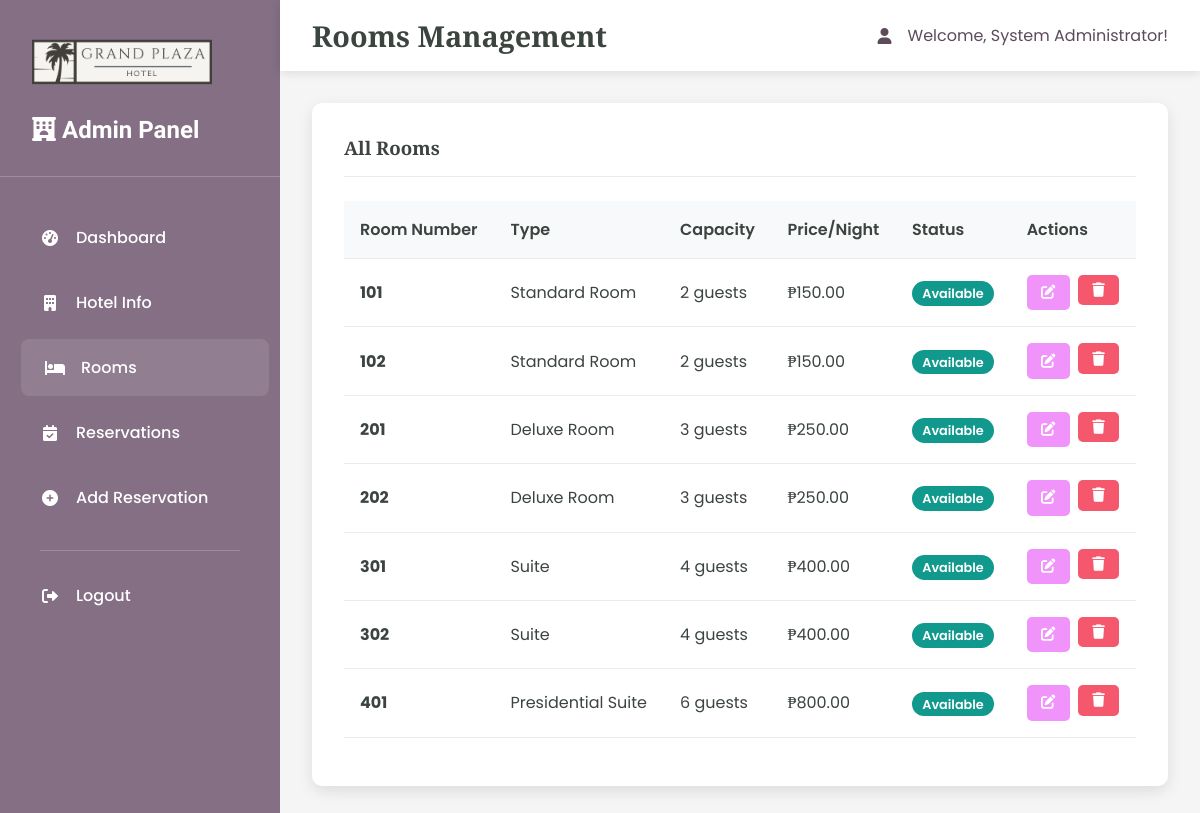
The page /admin/rooms.php (signed in) on the database as committed earlier.
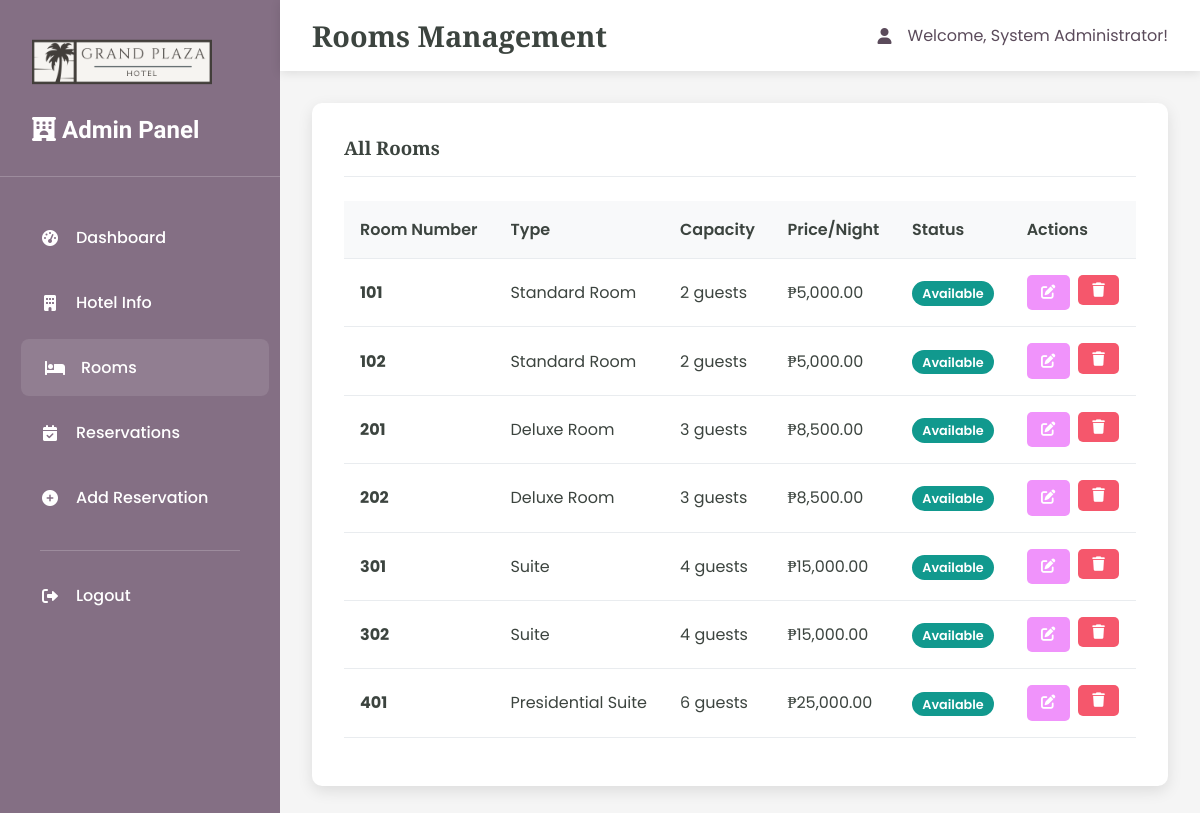
The same page on the database as committed later.
### tables this page shows
CREATE TABLE rooms (
    id INT AUTO_INCREMENT PRIMARY KEY,
    name VARCHAR(100) NOT NULL,
    room_number VARCHAR(50) NOT NULL UNIQUE,
    room_type VARCHAR(100) NOT NULL,
    capacity INT NOT NULL,
    size INT,
    price_per_night DECIMAL(10,2) NOT NULL,
    description TEXT,
    has_wifi BOOLEAN DEFAULT TRUE,
    has_tv BOOLEAN DEFAULT TRUE,
    has_ac BOOLEAN DEFAULT TRUE,
    is_available BOOLEAN DEFAULT TRUE,
    image_url VARCHAR(500),
    created_at TIMESTAMP DEFAULT CURRENT_TIMESTAMP,
    updated_at TIMESTAMP DEFAULT CURRENT_TIMESTAMP ON UPDATE CURRENT_TIMESTAMP
);

### admin/rooms.php (the view, shortened to what this page needs)
<?php
$pdo = getDBConnection();
$stmt = $pdo->query("SELECT * FROM rooms ORDER BY room_number");
$rooms = $stmt->fetchAll();
?>
<!DOCTYPE html>
<html lang="en">
<head>
    <link href="https://cdnjs.cloudflare.com/ajax/libs/font-awesome/6.0.0/css/all.min.css" rel="stylesheet">
    <link rel="stylesheet" href="admin-styles.css">
</head>
<body>
    <div class="admin-container">
        <div class="sidebar">
            <div class="sidebar-header">
                <a href="../index.php" class="logo">
                    <img src="../assets/images/logo.png" alt="Hotel Logo" style="height: 60px; width: auto;">
                </a>
                <h3><i class="fas fa-hotel"></i> Admin Panel</h3>
            </div>
            <nav class="sidebar-nav">
                <div class="nav-item">
                    <a href="dashboard.php" class="nav-link">
                        <i class="fas fa-tachometer-alt"></i>
                        Dashboard
                    </a>
                </div>
                <div class="nav-item">
                    <a href="hotel.php" class="nav-link">
                        <i class="fas fa-building"></i>
                        Hotel Info
                    </a>
                </div>
                <div class="nav-item">
                    <a href="rooms.php" class="nav-link active">
                        <i class="fas fa-bed"></i>
                        Rooms
                    </a>
                </div>
                <div class="nav-item">
                    <a href="reservations.php" class="nav-link">
                        <i class="fas fa-calendar-check"></i>
                        Reservations
                    </a>
                </div>
                <div class="nav-item">
                    <a href="add_reservation.php" class="nav-link">
                        <i class="fas fa-plus-circle"></i>
                        Add Reservation
                    </a>
                </div>
                <div class="nav-divider"></div>
                <div class="nav-item">
                    <a href="?logout=1" class="nav-link">
                        <i class="fas fa-sign-out-alt"></i>
                        Logout
                    </a>
                </div>
            </nav>
        </div>
        <div class="main-content">
            <div class="top-nav">
                <h1 class="page-title">Rooms Management</h1>
                <div class="user-info">
                    <i class="fas fa-user"></i>
                    <span>Welcome, <?php echo htmlspecialchars($_SESSION['admin_name']); ?>!</span>
                </div>
            </div>
            <div class="card">
                <div class="card-header">
                    <h3 class="card-title">All Rooms</h3>
                </div>
                <div class="table-responsive">
                    <table class="table">
                        <thead>
                            <tr>
                                <th>Room Number</th>
                                <th>Type</th>
                                <th>Capacity</th>
                                <th>Price/Night</th>
                                <th>Status</th>
                                <th>Actions</th>
                            </tr>
                        </thead>
                        <tbody>
                            <?php foreach ($rooms as $room): ?>
                            <tr>
                                <td>
                                    <strong><?php echo htmlspecialchars($room['room_number']); ?></strong>
                                </td>
                                <td><?php echo htmlspecialchars($room['room_type']); ?></td>
                                <td><?php echo htmlspecialchars($room['capacity']); ?> guests</td>
                                <td>₱<?php echo number_format($room['price_per_night'], 2); ?></td>
                                <td>
                                    <span class="badge badge-<?php echo $room['is_available'] ? 'success' : 'danger'; ?>">
                                        <?php echo $room['is_available'] ? 'Available' : 'Occupied'; ?>
                                    </span>
                                </td>
                                <td>
                                    <div class="table-actions">
                                        <a href="?action=edit&id=<?php echo $room['id']; ?>" class="btn btn-warning btn-sm">
                                            <i class="fas fa-edit"></i>
                                        </a>
                                        <form method="POST" style="display: inline;" onsubmit="return confirm('Are you sure you want to delete this room?');">
                                            <button type="submit" class="btn btn-danger btn-sm">
                                                <i class="fas fa-trash"></i>
                                            </button>
                                        </form>
                                    </div>
                                </td>
                            </tr>
                            <?php endforeach; ?>
                        </tbody>
                    </table>
                </div>
            </div>
        </div>
    </div>
</body>
</html>

### admin/admin-styles.css (style rules this page uses)
body { margin: 0; font-family: 'Poppins', serif; color: #3c443f; background-color: #ffffff; }
h1, h2, h3, h4, h5, h6 { font-family: 'Libre Baskerville', sans-serif; }
a { text-decoration: none; color: inherit; }
.admin-container { display: flex; min-height: 100vh; }
.sidebar { background-color: #846f84; width: 280px; color: #ffffff; padding: 2em 0; box-shadow: 2px 0 10px rgba(0,0,0,0.1); }
.sidebar-header { padding: 0 2em 2em 2em; border-bottom: 1px solid rgba(255,255,255,0.2); margin-bottom: 2em; }
.sidebar-header h3 { font-family: 'League Spartan', sans-serif; font-size: 1.5em; margin: 0; color: #ffffff; }
.logo { display: flex; align-items: center; text-decoration: none; color: #ffffff; font-family: 'League Spartan', sans-serif; font-size: 1.5em; font-weight: bold; transition: opacity 0.3s ease; margin-bottom: 1em; }
.logo img { height: 35px; width: auto; margin-right: 10px; border-radius: 5px; }
.sidebar-nav { padding: 0 1em; }
.nav-item { margin-bottom: 0.5em; }
.nav-link { display: flex; align-items: center; padding: 1em 1.5em; color: #ffffff; border-radius: 8px; transition: all 0.3s ease; font-weight: 500; }
.nav-link:hover, .nav-link.active { background-color: rgba(255,255,255,0.1); color: #ffffff; transform: translateX(5px); }
.nav-link i { margin-right: 1em; width: 20px; text-align: center; }
.nav-divider { border-top: 1px solid rgba(255,255,255,0.2); margin: 1.5em 1.5em 1em 1.5em; }
.main-content { flex: 1; background-color: #f5f5f5; padding: 2em; }
.top-nav { background-color: #ffffff; padding: 1em 2em; margin: -2em -2em 2em -2em; box-shadow: 0 2px 10px rgba(0,0,0,0.1); display: flex; justify-content: space-between; align-items: center; }
.page-title { font-family: 'Libre Baskerville', sans-serif; font-size: 1.8em; color: #3c443f; margin: 0; }
.user-info { display: flex; align-items: center; gap: 1em; color: #5b4b5b; }
.card { background: #ffffff; border-radius: 10px; box-shadow: 0 5px 15px rgba(0,0,0,0.1); padding: 2em; margin-bottom: 2em; border: none; }
.card-header { background: none; border-bottom: 1px solid #e9ecef; padding-bottom: 1em; margin-bottom: 1.5em; }
.card-title { font-family: 'Libre Baskerville', sans-serif; color: #3c443f; margin: 0; }
.btn { padding: 0.8em 1.5em; border: none; border-radius: 5px; font-weight: bold; transition: all 0.3s ease; cursor: pointer; text-decoration: none; display: inline-block; text-align: center; }
.btn-warning { background-color: #f093fb; color: #ffffff; }
.btn-danger { background-color: #f5576c; color: #ffffff; }
.btn-sm { padding: 0.5em 1em; font-size: 0.9em; }
.table { width: 100%; border-collapse: collapse; margin-bottom: 1em; }
.table th, .table td { padding: 1em; text-align: left; border-bottom: 1px solid #e9ecef; }
.table th { background-color: #f8f9fa; font-weight: 600; color: #3c443f; }
.table-actions { display: flex; gap: 0.5em; }
.badge { padding: 0.3em 0.8em; border-radius: 20px; font-size: 0.8em; font-weight: 600; }
.badge-success { background-color: #11998e; color: #ffffff; }

Rows that differ between the two databases and show on the page:
changed rooms (number 1 of 7 on the later page): price_per_night "150.00" → "5,000.00"
changed rooms (number 2 of 7 on the later page): price_per_night "150.00" → "5,000.00"
changed rooms (number 3 of 7 on the later page): price_per_night "250.00" → "8,500.00"
changed rooms (number 4 of 7 on the later page): price_per_night "250.00" → "8,500.00"
changed rooms (number 5 of 7 on the later page): price_per_night "400.00" → "15,000.00"
changed rooms (number 6 of 7 on the later page): price_per_night "400.00" → "15,000.00"
changed rooms "Presidential Suite": price_per_night "800.00" → "25,000.00"
